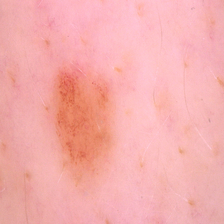
#> input picture skin_cancer_classification/model_neural_network/dataset/train/benign/1123.jpg, 224 x 224 px; its folder holds only this picture in this run
$ python additional.py
#> lines starting #> are read from the running program, lines starting #| are printed output that depends on the picture
def convert_image_to_array(path="./dataset/train/benign/",
                           label="benign/malignant"):
#> called with path = './dataset/train/benign/', label = 'benign'
    from PIL import ImageOps as io
    import numpy as np
    import os
    from PIL import Image

    X_train = []
    y_train = []
    for file_name in os.listdir(path):
        data_img = Image.open(f"{path}{file_name}")
#> data_img is the input picture: PIL image 224x224 RGB; mean R, G, B 244.8, 174.1, 173.1
        # greyscale_data = io.grayscale(data_img)  #change from RGB to greyscale
        inv_data = io.invert(data_img)  #invert data/flip
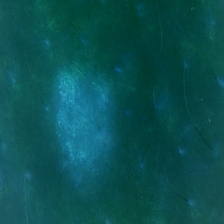
#> inv_data: PIL image 224x224 RGB; mean R, G, B 10.2, 80.9, 81.9
        numpy_array = np.array(inv_data.getdata())
        numpy_array.resize(224, 224, 3)
        X_train.append(numpy_array)

        if label == "benign":
            y_train.append(np.array([1, 0]))
        else:
            y_train.append(np.array([0, 1]))

    return np.array(X_train), np.array(y_train)


if __name__ == '__main__':
    X_train, y_train = convert_image_to_array(label="benign")
#> y_train = [[1, 0]]
    print(X_train.shape)
#| (1, 224, 224, 3)
    print(y_train.shape)
#| (1, 2)

$ run again, on skin_cancer_classification/model_neural_network/dataset/train/benign/1494.jpg
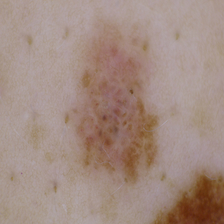
#> input picture skin_cancer_classification/model_neural_network/dataset/train/benign/1494.jpg, 224 x 224 px
#> in convert_image_to_array, data_img is the input picture: PIL image 224x224 RGB; mean R, G, B 162.1, 139.5, 129.4
#> in convert_image_to_array, `inv_data = io.invert(data_img)`:
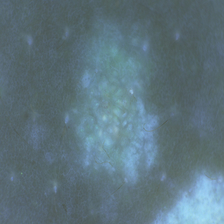
#> inv_data: PIL image 224x224 RGB; mean R, G, B 92.9, 115.5, 125.6
#> y_train = [[1, 0]]
#| (1, 224, 224, 3)
#| (1, 2)

$ run again, on skin_cancer_classification/model_neural_network/dataset/train/benign/1554.jpg
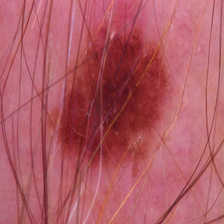
#> input picture skin_cancer_classification/model_neural_network/dataset/train/benign/1554.jpg, 224 x 224 px
#> in convert_image_to_array, data_img is the input picture: PIL image 224x224 RGB; mean R, G, B 176.5, 90.5, 100.6
#> in convert_image_to_array, `inv_data = io.invert(data_img)`:
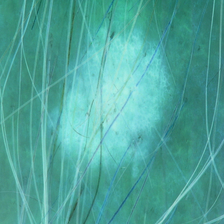
#> inv_data: PIL image 224x224 RGB; mean R, G, B 78.5, 164.5, 154.4
#> y_train = [[1, 0]]
#| (1, 224, 224, 3)
#| (1, 2)

$ run again, on skin_cancer_classification/model_neural_network/dataset/train/benign/1728.jpg
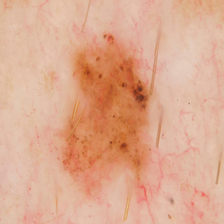
#> input picture skin_cancer_classification/model_neural_network/dataset/train/benign/1728.jpg, 224 x 224 px
#> in convert_image_to_array, data_img is the input picture: PIL image 224x224 RGB; mean R, G, B 221.2, 170.2, 143.6
#> in convert_image_to_array, `inv_data = io.invert(data_img)`:
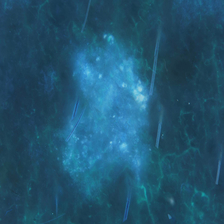
#> inv_data: PIL image 224x224 RGB; mean R, G, B 33.8, 84.8, 111.4
#> y_train = [[1, 0]]
#| (1, 224, 224, 3)
#| (1, 2)

$ run again, on skin_cancer_classification/model_neural_network/dataset/train/benign/1160.jpg
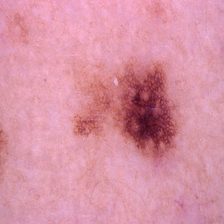
#> input picture skin_cancer_classification/model_neural_network/dataset/train/benign/1160.jpg, 224 x 224 px
#> in convert_image_to_array, data_img is the input picture: PIL image 224x224 RGB; mean R, G, B 216, 146, 164
#> in convert_image_to_array, `inv_data = io.invert(data_img)`:
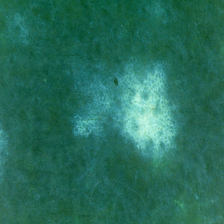
#> inv_data: PIL image 224x224 RGB; mean R, G, B 39, 109, 91
#> y_train = [[1, 0]]
#| (1, 224, 224, 3)
#| (1, 2)
